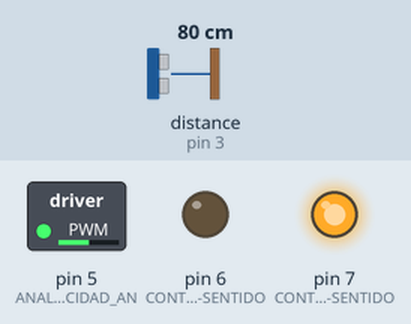
Recording of a sketch running on a simulated Arduino Uno, built with avr-gcc and run on an emulated ATmega328P. Shown: switched loads named in the sketch (green lamp = pin HIGH), output pins drawn as LEDs (lit = HIGH). Wiring (inferred from the names in the program): ultrasonic range finder: trigger pin 2; echo pin 3. The test bench sets the inputs (shaded band); at power-on: distance to the obstacle (sensor on pin 3) 80 cm. The echo pulse lasts 58.3 µs per cm; pins used as bus, display or sensor lines are not drawn; what the sketch prints to the serial monitor is not drawn.

Above: at 1.2 s.
1.3 s: distance to the obstacle (sensor on pin 3) set to 2 cm
At 2.4 s:
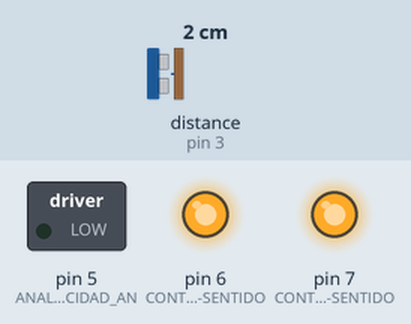
2.8 s: distance to the obstacle (sensor on pin 3) set to 37 cm
4.3 s: distance to the obstacle (sensor on pin 3) set to 43 cm
At 4.7 s:
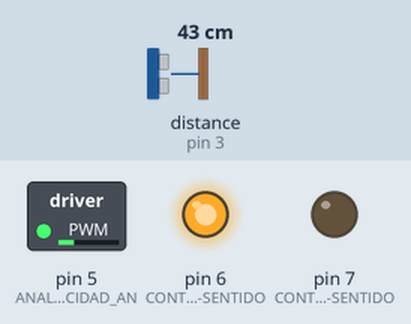
5.8 s: distance to the obstacle (sensor on pin 3) set to 4 cm
At 7.0 s:
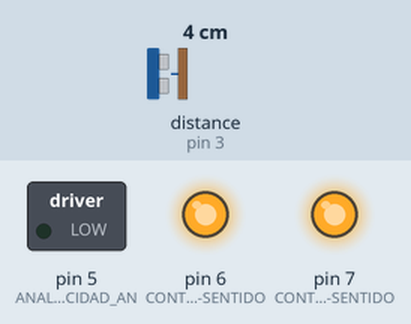
7.3 s: distance to the obstacle (sensor on pin 3) set to 60 cm
At 8.3 s:
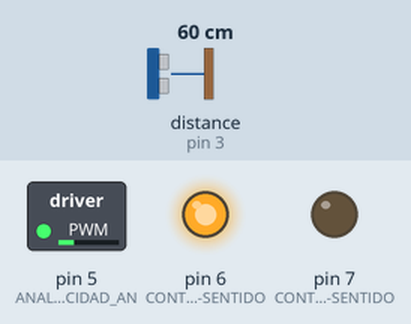
Timing chart, 0 to 9.8 s (numbered marks = the images above; inputs shaded):
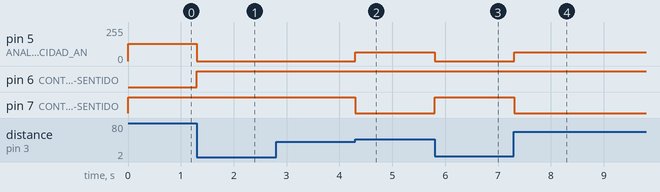

The sketch:

esclavoa.ino
```cpp
//ESCLAVO 1
#include "Wire.h"  // Librería
const int Trigger = 2;  //Pin 2 Trigger del sensor
const int Echo = 3;  //Pin 3 Echo del sensor
byte entra=0; //Valor de entrada
int t; //tiempo de respuesta
byte CODE; //distancia del objeto y envio

void setup() {
//Pin MOTOR
pinMode(5, OUTPUT); // ANALOGSPEED- VELOCIDAD ANALOGICA
pinMode(6, OUTPUT); //CONTROL DIGITAL -SENTIDO
pinMode(7, OUTPUT); //CONTROL DIGITAL -SENTIDO


Serial.begin(9600); //Puerto Serial
pinMode(Trigger, OUTPUT); //Salida señal del ultrasónico
pinMode(Echo, INPUT);  //Entrada de señal
digitalWrite(Trigger, LOW); //inicio


//---------CODIGO SLAVE------------------------------
Wire.begin(0x01); //Me identifico como Slave 1
Wire.onReceive(EntradaSolicitud); //Declaro Evento
Wire.onRequest(Peticion); //Declaro Evento
}

void loop()
{
int d=0;  //Distancia -variable
digitalWrite(Trigger, HIGH);  //FUNCIONAMIENTO DEL SENSOR ULTRASONICO
delayMicroseconds(10);  //pausa para integrar respuesta
digitalWrite(Trigger, LOW);

t = pulseIn(Echo, HIGH); //Lectura de respuesta
d =round( t/59);  //Distancia -tiempo
Serial.println(entra);  //ENVIO LO QUE TIENE ENTRADA

//----DECISIONES INDEPENDIENTES---

// if (d==0)
// {CODE=30} else

if(d<40) // ALTO OBSTACULO A 40 CM

{
analogWrite(5, 0); //VELOCIDAD
digitalWrite(6, HIGH);
digitalWrite(7, HIGH);

CODE=11;  //CODIGO PARA EL MAESTRO
}
else
if(d<70) // ATRAS OBSTACULO A 70 CM
{
analogWrite(5, 64); //VELOCIDAD
digitalWrite(6, HIGH);
digitalWrite(7, LOW);

CODE=10;  //CODIGO PARA EL MAESTRO
}
else  //SIgue ADELANTE SIN OBSTACULO
{
analogWrite(5, 128); //VELOCIDAD
digitalWrite(6, LOW);
digitalWrite(7, HIGH);

CODE=12;
}

//---------CODIGO PARA SOLICITUDES DEL MAESTRO---

}

//-------EVENTO DE ENTRADA--- ENVIADO POR EL MAESTRO---
void  EntradaSolicitud(int re )
{
while (Wire.available())
{
entra= Wire.read();
}
Serial.println(entra);
}

//-----EVENTO DE PETICIÓN--- SOLICITADO POR EL MAESTRO---
void  Peticion()
{
Wire.write(CODE);
}
```

Measured:
- the behaviour switches between 40 and 41 cm on distance to the obstacle (sensor on pin 3) (found by bisection; images 1 and 2)
- after the input at 1.3 s, pin 5 (ANALOGSPEED-_VELOCIDAD_AN): 128/255 → 0/255 at once; pin 6 (CONTROL_DIGITAL_-SENTIDO): LOW → HIGH at once
- after the input at 4.3 s, pin 5 (ANALOGSPEED-_VELOCIDAD_AN): 0/255 → 64/255 at once; pin 7 (CONTROL_DIGITAL_-SENTIDO): HIGH → LOW at once
- after the input at 5.8 s, pin 5 (ANALOGSPEED-_VELOCIDAD_AN): 64/255 → 0/255 at once; pin 7 (CONTROL_DIGITAL_-SENTIDO): LOW → HIGH at once
- after the input at 7.3 s, pin 5 (ANALOGSPEED-_VELOCIDAD_AN): 0/255 → 64/255 at once; pin 7 (CONTROL_DIGITAL_-SENTIDO): HIGH → LOW at once
